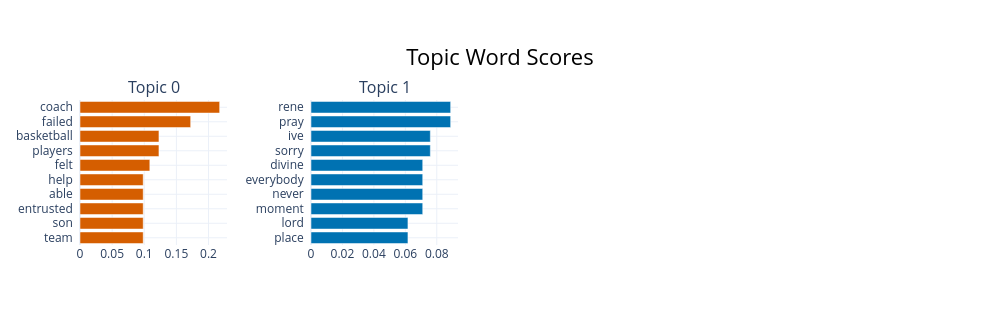

Notebook code for this chart:
### Code cell
topic_model.visualize_barchart(top_n_topics=10, n_words=10)

### Figure 1 — Plotly figure (JSON) as saved in the notebook; plotly's stock layout.template omitted (floating-point values rounded to 4 significant figures)
{"data": [{"marker": {"color": "#D55E00"}, "orientation": "h", "type": "bar", "x": [0.0984, 0.0984, 0.0984, 0.0984, 0.0984, 0.1087, 0.1229, 0.1229, 0.1722, 0.2173], "xaxis": "x", "y": ["team  ", "son  ", "entrusted  ", "able  ", "help  ", "felt  ", "players  ", "basketball  ", "failed  ", "coach  "], "yaxis": "y"}, {"marker": {"color": "#0072B2"}, "orientation": "h", "type": "bar", "x": [0.06165, 0.06165, 0.07105, 0.07105, 0.07105, 0.07105, 0.0759, 0.0759, 0.08882, 0.08882], "xaxis": "x2", "y": ["place  ", "lord  ", "moment  ", "never  ", "everybody  ", "divine  ", "sorry  ", "ive  ", "pray  ", "rene  "], "yaxis": "y2"}], "layout": {"annotations": [{"font": {"size": 16}, "showarrow": false, "text": "Topic 0", "x": 0.0875, "xanchor": "center", "xref": "paper", "y": 1, "yanchor": "bottom", "yref": "paper"}, {"font": {"size": 16}, "showarrow": false, "text": "Topic 1", "x": 0.3625, "xanchor": "center", "xref": "paper", "y": 1, "yanchor": "bottom", "yref": "paper"}], "height": 325, "hoverlabel": {"bgcolor": "white", "font": {"family": "Rockwell", "size": 16}}, "showlegend": false, "title": {"font": {"color": "Black", "size": 22}, "text": "Topic Word Scores", "x": 0.5, "xanchor": "center", "yanchor": "top"}, "width": 1000, "xaxis": {"anchor": "y", "domain": [0, 0.175], "showgrid": true}, "xaxis2": {"anchor": "y2", "domain": [0.275, 0.45], "showgrid": true}, "xaxis3": {"anchor": "y3", "domain": [0.55, 0.725], "showgrid": true}, "xaxis4": {"anchor": "y4", "domain": [0.825, 1], "showgrid": true}, "yaxis": {"anchor": "x", "domain": [0, 1], "showgrid": true}, "yaxis2": {"anchor": "x2", "domain": [0, 1], "showgrid": true}, "yaxis3": {"anchor": "x3", "domain": [0, 1], "showgrid": true}, "yaxis4": {"anchor": "x4", "domain": [0, 1], "showgrid": true}}}
